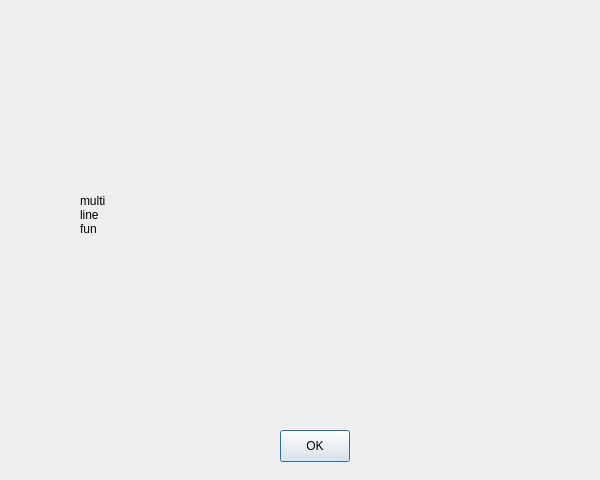
<ui version="4.0" stdsetdef="1" >
  <author></author>
  <comment></comment>
  <exportmacro></exportmacro>
  <class>Form1</class>
  <widget class="QDialog" name="Form1" >
    <property name="objectName" >
      <string notr="true" >Form1</string>
    </property>
    <property name="geometry" >
      <rect>
        <x>0</x>
        <y>0</y>
        <width>600</width>
        <height>480</height>
      </rect>
    </property>
    <property name="windowTitle" >
      <string>Form1</string>
    </property>
    <widget class="QLabel" name="errorText" >
      <property name="objectName" >
        <string notr="true" >errorText</string>
      </property>
      <property name="geometry" >
        <rect>
          <x>80</x>
          <y>120</y>
          <width>410</width>
          <height>190</height>
        </rect>
      </property>
      <property name="text" >
        <string>multi
line 
fun</string>
      </property>
    </widget>
    <widget class="QPushButton" name="pushButton7" >
      <property name="objectName" >
        <string notr="true" >pushButton7</string>
      </property>
      <property name="geometry" >
        <rect>
          <x>280</x>
          <y>430</y>
          <width>70</width>
          <height>32</height>
        </rect>
      </property>
      <property name="text" >
        <string>OK</string>
      </property>
    </widget>
  </widget>
  <layoutdefault spacing="6" margin="11" />
  <pixmapfunction>qPixmapFromMimeSource</pixmapfunction>
  <includes>
    <include location="local" >kernel.h</include>
  </includes>
</ui>
